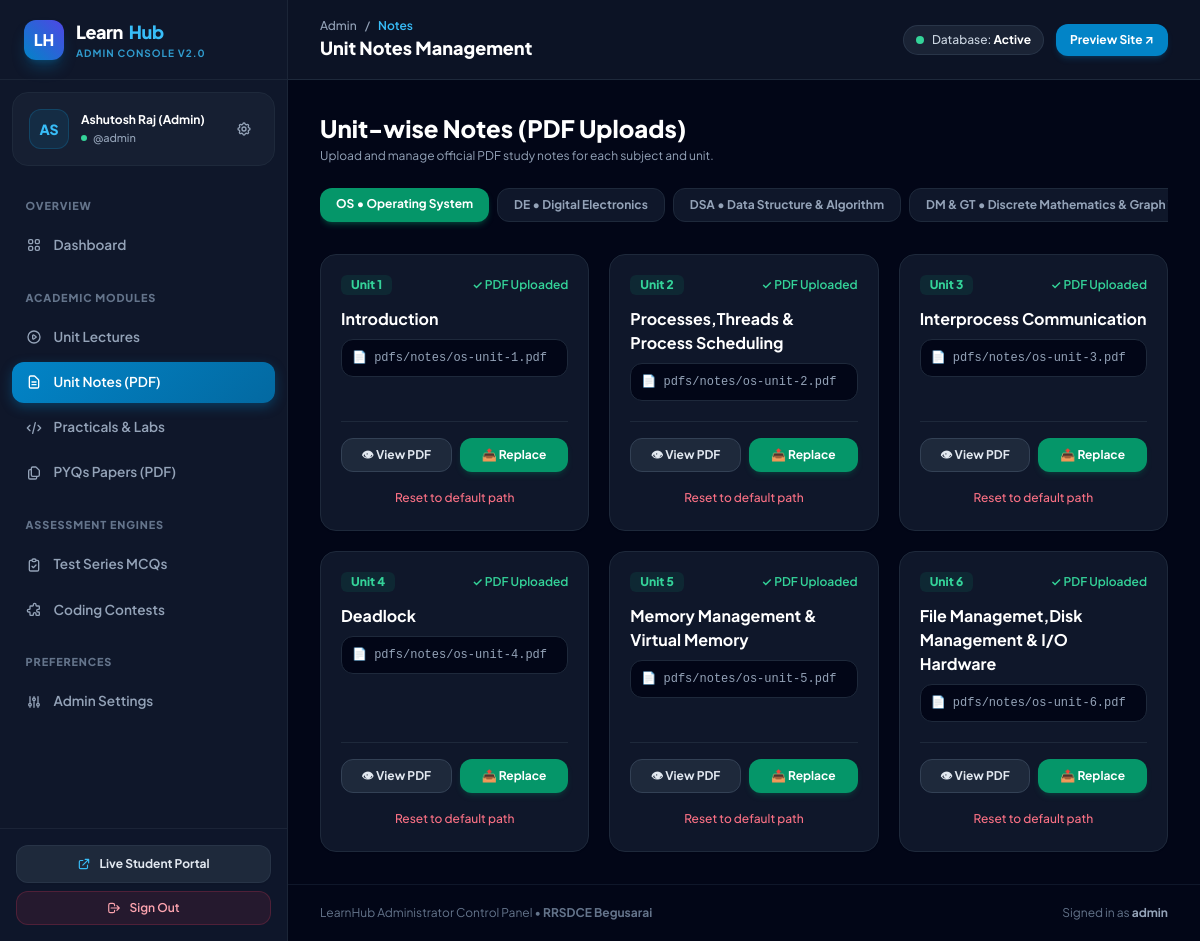
Screenshot of /notes.php (signed in) with the database file from the repository.
### tables this page shows
CREATE TABLE IF NOT EXISTS `subjects` (
  `id` VARCHAR(20) PRIMARY KEY,
  `short_code` VARCHAR(20) NOT NULL,
  `name` VARCHAR(150) NOT NULL,
  `order_num` INT DEFAULT 0,
  `created_at` TIMESTAMP DEFAULT CURRENT_TIMESTAMP
);

CREATE TABLE IF NOT EXISTS `units` (
  `id` INT AUTO_INCREMENT PRIMARY KEY,
  `subject_id` VARCHAR(20) NOT NULL,
  `unit_number` INT NOT NULL,
  `title` VARCHAR(255) NOT NULL,
  `notes_pdf_url` VARCHAR(255) DEFAULT '',
  `created_at` TIMESTAMP DEFAULT CURRENT_TIMESTAMP,
  FOREIGN KEY (`subject_id`) REFERENCES `subjects`(`id`) ON DELETE CASCADE
);

### notes.php (the view, shortened to what this page needs)
<?php
require_once __DIR__ . '/auth_check.php';
$pdo = getDBConnection();
$selectedSubject = $_GET['subject'] ?? 'os';
$subjects = $pdo->query("SELECT * FROM subjects ORDER BY order_num ASC")->fetchAll();
$stmtUnits = $pdo->prepare("SELECT * FROM units WHERE subject_id = ? ORDER BY unit_number ASC");
$stmtUnits->execute([$selectedSubject]);
$units = $stmtUnits->fetchAll();
renderAdminHeader('Unit Notes Management', 'notes', 'Notes');
?>
<div class="space-y-6">
    <div class="flex flex-col sm:flex-row sm:items-center justify-between gap-4">
        <div>
            <h2 class="text-xl sm:text-2xl font-black text-white">Unit-wise Notes (PDF Uploads)</h2>
            <p class="text-xs text-slate-400 mt-1">Upload and manage official PDF study notes for each subject and unit.</p>
        </div>
    </div>
    <div class="flex gap-2 overflow-x-auto pb-2">
        <?php foreach ($subjects as $s): ?>
            <a href="notes.php?subject=<?= urlencode($s['id']) ?>"
               class="px-4 py-2 rounded-xl text-xs font-bold whitespace-nowrap transition <?= $selectedSubject === $s['id'] ? 'bg-emerald-600 text-white shadow-md shadow-emerald-600/30' : 'bg-slate-900 text-slate-400 border border-slate-800 hover:text-white hover:bg-slate-800' ?>">
                <?= htmlspecialchars($s['short_code']) ?> &bull; <?= htmlspecialchars($s['name']) ?>
            </a>
        <?php endforeach; ?>
    </div>
    <div class="grid sm:grid-cols-2 lg:grid-cols-3 gap-5">
        <?php foreach ($units as $u):
            $hasPdf = !empty($u['notes_pdf_url']);
            $pdfUrl = $u['notes_pdf_url'] ?: "pdfs/notes/{$selectedSubject}-unit-{$u['unit_number']}.pdf";
        ?>
            <div class="bg-slate-900 rounded-2xl border border-slate-800 p-5 shadow-sm flex flex-col justify-between hover:border-slate-700 transition">
                <div>
                    <div class="flex justify-between items-center">
                        <span class="inline-flex px-2.5 py-0.5 rounded-md bg-emerald-500/10 text-emerald-400 text-xs font-black">Unit <?= $u['unit_number'] ?></span>
                        <span class="text-xs font-semibold <?= $hasPdf ? 'text-emerald-400' : 'text-slate-500' ?>">
                            <?= $hasPdf ? '✓ PDF Uploaded' : '• Default path' ?>
                        </span>
                    </div>
                    <h3 class="text-sm sm:text-base font-bold text-white mt-3"><?= htmlspecialchars($u['title']) ?></h3>
                    <p class="text-xs text-slate-400 font-mono mt-2 truncate bg-slate-950 p-2.5 rounded-xl border border-slate-800" title="<?= htmlspecialchars($pdfUrl) ?>">
                        📄 <?= htmlspecialchars($pdfUrl) ?>
                    </p>
                </div>
                <div class="mt-5 pt-4 border-t border-slate-800 flex flex-col gap-2">
                    <div class="flex gap-2">
                        <a href="../<?= htmlspecialchars($pdfUrl) ?>" target="_blank"
                           class="flex-1 text-center py-2 px-3 rounded-xl bg-slate-800 hover:bg-slate-700 text-slate-200 font-bold text-xs transition border border-slate-700">
                            👁 View PDF
                        </a>
                        <button onclick="openUploadModal(<?= $u['id'] ?>, 'Unit <?= $u['unit_number'] ?>: <?= addslashes(htmlspecialchars($u['title'])) ?>', '<?= addslashes(htmlspecialchars($u['notes_pdf_url'])) ?>')"
                                class="flex-1 py-2 px-3 rounded-xl bg-emerald-600 hover:bg-emerald-500 text-white font-bold text-xs shadow-md shadow-emerald-600/20 transition">
                            📤 <?= $hasPdf ? 'Replace' : 'Upload' ?>
                        </button>
                    </div>
                    <?php if ($hasPdf): ?>
                        <form method="POST" action="notes.php?subject=<?= urlencode($selectedSubject) ?>" onsubmit="return confirm('Reset this unit to default PDF path?');" class="mt-1">
                            <button type="submit" class="w-full text-center text-xs text-rose-400 hover:text-rose-300 font-medium py-1">
                                Reset to default path
                            </button>
                        </form>
                    <?php endif; ?>
                </div>
            </div>
        <?php endforeach; ?>
    </div>
</div>
<?php renderAdminFooter(); ?>

### auth_check.php (shortened to what this page needs)
<?php
function renderAdminHeader($title = 'Dashboard', $activeNav = 'dashboard', $breadcrumb = '') {
    $adminName = $_SESSION['admin_name'] ?? 'Administrator';
    $adminUser = $_SESSION['admin_username'] ?? 'admin';
    ?>
<!DOCTYPE html>
<html lang="en" class="h-full bg-slate-900">
<head>
    <script src="https://cdn.tailwindcss.com"></script>
</head>
<body class="h-full bg-slate-950 text-slate-100 antialiased flex overflow-hidden">
    <aside id="adminSidebar" class="fixed inset-y-0 left-0 z-50 w-72 bg-slate-900 border-r border-slate-800/80 flex flex-col justify-between transition-transform duration-200 -translate-x-full lg:translate-x-0 lg:static shrink-0 shadow-2xl lg:shadow-none">
        <div class="flex flex-col h-full overflow-y-auto">
            <div class="h-20 px-6 border-b border-slate-800/80 flex items-center justify-between shrink-0">
                <a href="index.php" class="flex items-center gap-3 group">
                    <div class="w-10 h-10 rounded-xl bg-gradient-to-tr from-sky-600 to-indigo-600 flex items-center justify-center font-black text-white shadow-lg shadow-sky-600/30 group-hover:scale-105 transition">
                        LH
                    </div>
                    <div>
                        <div class="text-lg font-black tracking-tight text-white flex items-center gap-1.5">
                            Learn<span class="text-sky-400">Hub</span>
                        </div>
                        <div class="text-[10px] font-bold tracking-widest uppercase text-sky-400/80">Admin Console v2.0</div>
                    </div>
                </a>
            </div>
            <div class="p-4 mx-3 my-3 rounded-2xl bg-slate-800/50 border border-slate-800 flex items-center gap-3">
                <div class="w-10 h-10 rounded-xl bg-sky-500/10 border border-sky-500/20 text-sky-400 font-black text-sm flex items-center justify-center shrink-0">
                    <?= strtoupper(substr($adminName, 0, 2)) ?>
                </div>
                <div class="min-w-0 flex-1">
                    <div class="text-xs font-bold text-white truncate"><?= htmlspecialchars($adminName) ?></div>
                    <div class="flex items-center gap-1.5 mt-0.5">
                        <span class="w-1.5 h-1.5 rounded-full bg-emerald-400"></span>
                        <span class="text-[11px] font-medium text-slate-400 truncate">@<?= htmlspecialchars($adminUser) ?></span>
                    </div>
                </div>
                <a href="settings.php" title="Profile Settings" class="text-slate-400 hover:text-sky-400 p-1.5 rounded-lg hover:bg-slate-700/50 transition">
                </a>
            </div>
            <nav class="flex-1 px-3 space-y-1 pb-4">
                <div class="sidebar-group-title">Overview</div>
                <a href="index.php" class="sidebar-item <?= $activeNav === 'dashboard' ? 'active' : '' ?>">
                    <span>Dashboard</span>
                </a>
                <div class="sidebar-group-title">Academic Modules</div>
                <a href="subjects_lectures.php" class="sidebar-item <?= $activeNav === 'lectures' ? 'active' : '' ?>">
                    <span>Unit Lectures</span>
                </a>
                <a href="notes.php" class="sidebar-item <?= $activeNav === 'notes' ? 'active' : '' ?>">
                    <svg class="w-4 h-4 shrink-0" fill="none" stroke="currentColor" viewBox="0 0 24 24"><path stroke-linecap="round" stroke-linejoin="round" stroke-width="2" d="M9 12h6m-6 4h6m2 5H7a2 2 0 01-2-2V5a2 2 0 012-2h5.586a1 1 0 01.707.293l5.414 5.414a1 1 0 01.293.707V19a2 2 0 01-2 2z"></path></svg>
                    <span>Unit Notes (PDF)</span>
                </a>
                <a href="practicals.php" class="sidebar-item <?= $activeNav === 'practicals' ? 'active' : '' ?>">
                    <svg class="w-4 h-4 shrink-0" fill="none" stroke="currentColor" viewBox="0 0 24 24"><path stroke-linecap="round" stroke-linejoin="round" stroke-width="2" d="M10 20l4-16m4 4l4 4-4 4M6 16l-4-4 4-4"></path></svg>
                    <span>Practicals & Labs</span>
                </a>
                <a href="pyqs.php" class="sidebar-item <?= $activeNav === 'pyqs' ? 'active' : '' ?>">
                    <span>PYQs Papers (PDF)</span>
                </a>
                <div class="sidebar-group-title">Assessment Engines</div>
                <a href="test_series.php" class="sidebar-item <?= $activeNav === 'test_series' ? 'active' : '' ?>">
                    <svg class="w-4 h-4 shrink-0" fill="none" stroke="currentColor" viewBox="0 0 24 24"><path stroke-linecap="round" stroke-linejoin="round" stroke-width="2" d="M9 5H7a2 2 0 00-2 2v12a2 2 0 002 2h10a2 2 0 002-2V7a2 2 0 00-2-2h-2M9 5a2 2 0 002 2h2a2 2 0 002-2M9 5a2 2 0 012-2h2a2 2 0 012 2m-6 9l2 2 4-4"></path></svg>
                    <span>Test Series MCQs</span>
                </a>
                <a href="coding_contest.php" class="sidebar-item <?= $activeNav === 'coding_contest' ? 'active' : '' ?>">
                    <span>Coding Contests</span>
                </a>
                <div class="sidebar-group-title">Preferences</div>
                <a href="settings.php" class="sidebar-item <?= $activeNav === 'settings' ? 'active' : '' ?>">
                    <svg class="w-4 h-4 shrink-0" fill="none" stroke="currentColor" viewBox="0 0 24 24"><path stroke-linecap="round" stroke-linejoin="round" stroke-width="2" d="M12 6V4m0 2a2 2 0 100 4m0-4a2 2 0 110 4m-6 8a2 2 0 100-4m0 4a2 2 0 110-4m0 4v2m0-6V4m6 6v10m6-2a2 2 0 100-4m0 4a2 2 0 110-4m0 4v2m0-6V4"></path></svg>
                    <span>Admin Settings</span>
                </a>
            </nav>
        </div>
        <div class="p-4 border-t border-slate-800/80 bg-slate-900/50 space-y-2 shrink-0">
            <a href="../index.php" target="_blank" class="w-full flex items-center justify-center gap-2 py-2.5 px-3 rounded-xl bg-slate-800 hover:bg-slate-700/80 text-slate-200 text-xs font-bold transition shadow-sm border border-slate-700/50">
                <svg class="w-3.5 h-3.5 text-sky-400" fill="none" stroke="currentColor" viewBox="0 0 24 24"><path stroke-linecap="round" stroke-linejoin="round" stroke-width="2" d="M10 6H6a2 2 0 00-2 2v10a2 2 0 002 2h10a2 2 0 002-2v-4M14 4h6m0 0v6m0-6L10 14"></path></svg>
                <span>Live Student Portal</span>
            </a>
            <a href="logout.php" class="w-full flex items-center justify-center gap-2 py-2 px-3 rounded-xl bg-rose-500/10 hover:bg-rose-500/20 text-rose-300 text-xs font-semibold transition border border-rose-500/20">
                <svg class="w-3.5 h-3.5" fill="none" stroke="currentColor" viewBox="0 0 24 24"><path stroke-linecap="round" stroke-linejoin="round" stroke-width="2" d="M17 16l4-4m0 0l-4-4m4 4H7m6 4v1a3 3 0 01-3 3H6a3 3 0 01-3-3V7a3 3 0 013-3h4a3 3 0 013 3v1"></path></svg>
                <span>Sign Out</span>
            </a>
        </div>
    </aside>
    <div class="flex-1 flex flex-col min-w-0 bg-slate-950 overflow-y-auto">
        <header class="h-20 bg-slate-900/80 backdrop-blur border-b border-slate-800 sticky top-0 z-30 px-5 sm:px-8 flex items-center justify-between shrink-0">
            <div class="flex items-center gap-3">
                <div class="flex flex-col">
                    <div class="flex items-center gap-2 text-xs font-medium text-slate-400">
                        <span>Admin</span>
                        <span>/</span>
                        <span class="text-sky-400 font-semibold"><?= htmlspecialchars($breadcrumb ?: $title) ?></span>
                    </div>
                    <h1 class="text-base sm:text-lg font-black text-white"><?= htmlspecialchars($title) ?></h1>
                </div>
            </div>
            <div class="flex items-center gap-3 text-xs">
                <div class="hidden md:flex items-center gap-2 px-3 py-1.5 rounded-full bg-slate-800/80 border border-slate-700/60 text-slate-300 font-medium">
                    <span class="w-2 h-2 rounded-full bg-emerald-400 animate-pulse"></span>
                    <span>Database: <b class="text-white">Active</b></span>
                </div>
                <a href="../index.php" target="_blank" class="hidden sm:inline-flex items-center gap-1.5 px-3.5 py-2 rounded-xl bg-sky-600 hover:bg-sky-500 text-white font-bold transition shadow-md shadow-sky-600/20">
                    <span>Preview Site ↗</span>
                </a>
            </div>
        </header>
        <main class="flex-1 p-5 sm:p-8 max-w-7xl w-full mx-auto">
    <?php
}
function renderAdminFooter() {
    ?>
        </main>
        <footer class="mt-auto px-8 py-5 border-t border-slate-900 bg-slate-950 text-slate-500 text-xs flex flex-col sm:flex-row items-center justify-between gap-2">
            <span>LearnHub Administrator Control Panel &bull; <b>RRSDCE Begusarai</b></span>
            <span>Signed in as <b class="text-slate-400"><?= htmlspecialchars($_SESSION['admin_username'] ?? 'admin') ?></b></span>
        </footer>
    </div>
</body>
</html>
    <?php
}

### auth_check.php (style rules this page uses)
* { font-family: 'Plus Jakarta Sans', system-ui, -apple-system, sans-serif; }
code, pre, .font-mono { font-family: 'JetBrains Mono', monospace; }
.sidebar-item { display: flex; align-items: center; gap: 0.75rem; padding: 0.65rem 0.85rem; border-radius: 0.75rem; font-size: 0.85rem; font-weight: 600; color: #94a3b8; transition: all 0.15s ease-in-out; }
.sidebar-item.active { color: #ffffff; background: linear-gradient(135deg, #0284c7 0%, #0369a1 100%); box-shadow: 0 4px 12px rgba(2, 132, 199, 0.35); }
.sidebar-group-title { font-size: 0.68rem; font-weight: 800; text-transform: uppercase; letter-spacing: 0.08em; color: #64748b; padding: 1.25rem 0.85rem 0.4rem 0.85rem; }

### rows the page displays
subjects: short_code "OS", name "Operating System"
subjects: short_code "DE", name "Digital Electronics"
subjects: short_code "DSA", name "Data Structure & Algorithm"
subjects: short_code "DM & GT", name "Discrete Mathematics & Graph…"
units: unit_number "1", shows "✓ PDF Uploaded", title "Introduction", notes_pdf_url "pdfs/notes/os-unit-1.pdf", shows "Replace"
units: unit_number "2", shows "✓ PDF Uploaded", title "Processes,Threads & Process Scheduling", notes_pdf_url "pdfs/notes/os-unit-2.pdf", shows "Replace"
units: unit_number "3", shows "✓ PDF Uploaded", title "Interprocess Communication", notes_pdf_url "pdfs/notes/os-unit-3.pdf", shows "Replace"
units: unit_number "4", shows "✓ PDF Uploaded", title "Deadlock", notes_pdf_url "pdfs/notes/os-unit-4.pdf", shows "Replace"
units: unit_number "5", shows "✓ PDF Uploaded", title "Memory Management & Virtual Memory", notes_pdf_url "pdfs/notes/os-unit-5.pdf", shows "Replace"
units: unit_number "6", shows "✓ PDF Uploaded", title "File Managemet,Disk Management & I/O Hardware", notes_pdf_url "pdfs/notes/os-unit-6.pdf", shows "Replace"

### other values shown
substr($adminName, 0, 2) "AS"
$adminName "Ashutosh Raj (Admin)"
$adminUser "admin"
$breadcrumb ?: $title "Notes"
$title "Unit Notes Management"
$_SESSION['admin_username'] "admin"
